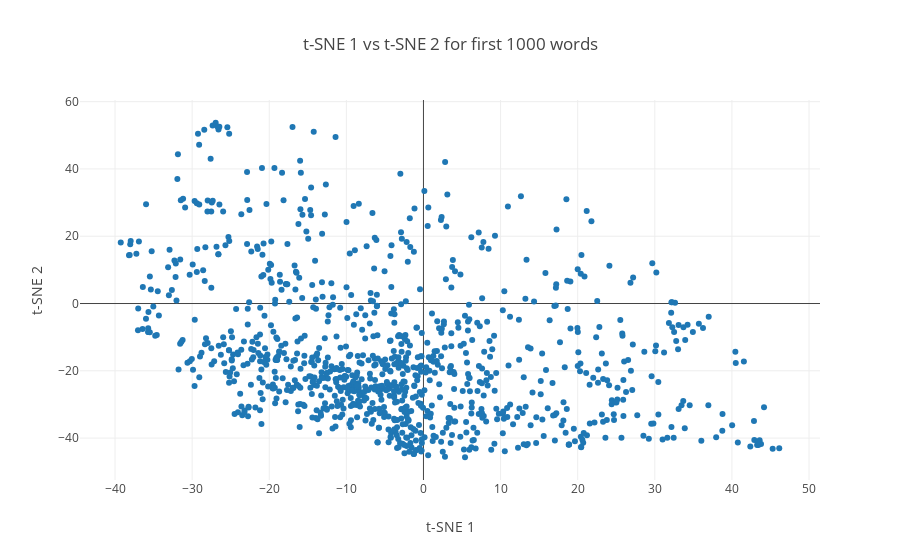

The cell this chart's notebook holds for it:
### Code cell
number_of_words = 1000
trace = go.Scatter(
    x=X_embedded[0:number_of_words,0], 
    y=X_embedded[0:number_of_words, 1],
    mode='markers',
    text=word_list[0:number_of_words]
)
layout = dict(title='t-SNE 1 vs t-SNE 2 for first 1000 words ',
              yaxis=dict(title='t-SNE 2'),
              xaxis=dict(title='t-SNE 1'),
              hovermode='closest')
fig = dict(data=[trace], layout=layout)
py.iplot(fig)

### Figure 1 — Plotly figure (JSON) as saved in the notebook; plotly's stock layout.template omitted (floating-point values rounded to 4 significant figures; data arrays with more than 128 entries replaced by an {"elided": "..."} marker saying what was removed)
{"data": [{"mode": "markers", "text": {"elided": "1000 str values"}, "type": "scatter", "x": {"elided": "1000 float values"}, "y": {"elided": "1000 float values"}}], "layout": {"hovermode": "closest", "title": "t-SNE 1 vs t-SNE 2 for first 1000 words ", "xaxis": {"title": "t-SNE 1"}, "yaxis": {"title": "t-SNE 2"}}}
